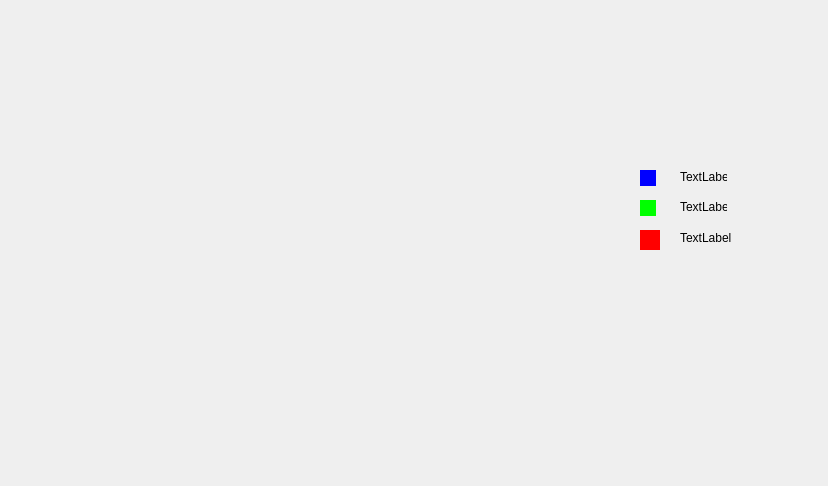
<?xml version="1.0" encoding="UTF-8"?>
<ui version="4.0">
 <class>Stat_animaux</class>
 <widget class="QDialog" name="Stat_animaux">
  <property name="geometry">
   <rect>
    <x>0</x>
    <y>0</y>
    <width>828</width>
    <height>486</height>
   </rect>
  </property>
  <property name="windowTitle">
   <string>Dialog</string>
  </property>
  <widget class="QWidget" name="widget" native="true">
   <property name="geometry">
    <rect>
     <x>640</x>
     <y>170</y>
     <width>16</width>
     <height>16</height>
    </rect>
   </property>
   <property name="styleSheet">
    <string notr="true">
background-color: rgb(0, 0, 255);</string>
   </property>
   <widget class="QWidget" name="widget_4" native="true">
    <property name="geometry">
     <rect>
      <x>10</x>
      <y>10</y>
      <width>16</width>
      <height>16</height>
     </rect>
    </property>
    <property name="styleSheet">
     <string notr="true">
background-color: rgb(0, 0, 255);</string>
    </property>
   </widget>
  </widget>
  <widget class="QLabel" name="label_2">
   <property name="geometry">
    <rect>
     <x>680</x>
     <y>170</y>
     <width>47</width>
     <height>14</height>
    </rect>
   </property>
   <property name="text">
    <string>TextLabel</string>
   </property>
  </widget>
  <widget class="QWidget" name="widget_6" native="true">
   <property name="geometry">
    <rect>
     <x>640</x>
     <y>200</y>
     <width>16</width>
     <height>16</height>
    </rect>
   </property>
   <property name="styleSheet">
    <string notr="true">background-color: rgb(0, 255, 0);</string>
   </property>
  </widget>
  <widget class="QLabel" name="label_3">
   <property name="geometry">
    <rect>
     <x>680</x>
     <y>200</y>
     <width>47</width>
     <height>14</height>
    </rect>
   </property>
   <property name="text">
    <string>TextLabel</string>
   </property>
  </widget>
  <widget class="QWidget" name="widget_5" native="true">
   <property name="geometry">
    <rect>
     <x>640</x>
     <y>230</y>
     <width>20</width>
     <height>20</height>
    </rect>
   </property>
   <property name="styleSheet">
    <string notr="true">background-color: rgb(255, 0, 0);</string>
   </property>
  </widget>
  <widget class="QLabel" name="label_4">
   <property name="geometry">
    <rect>
     <x>680</x>
     <y>230</y>
     <width>61</width>
     <height>16</height>
    </rect>
   </property>
   <property name="text">
    <string>TextLabel</string>
   </property>
  </widget>
 </widget>
 <resources/>
 <connections/>
</ui>
